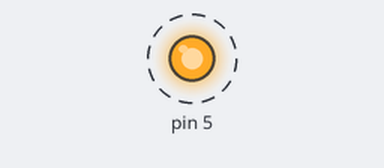
Bench run of a sketch on a simulated Arduino Uno, built with avr-gcc and run on an emulated ATmega328P. Shown: output pins drawn as LEDs (lit = HIGH). Dashed ring = blinking.

Above: at 0.2 s.
Timing chart, 0 to 3.0 s (numbered marks = the images above):
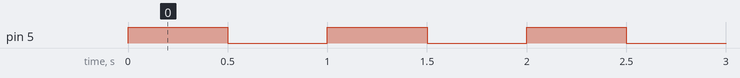

The sketch:

led_test.ino
```cpp
void setup() {
  pinMode(5, OUTPUT);
}

void loop() {
  digitalWrite(5, HIGH);
  delay(500);
  digitalWrite(5, LOW);
  delay(500);
}
```

Measured:
- by itself, pin 5: alternates HIGH for 0.50 s and LOW for 0.50 s
